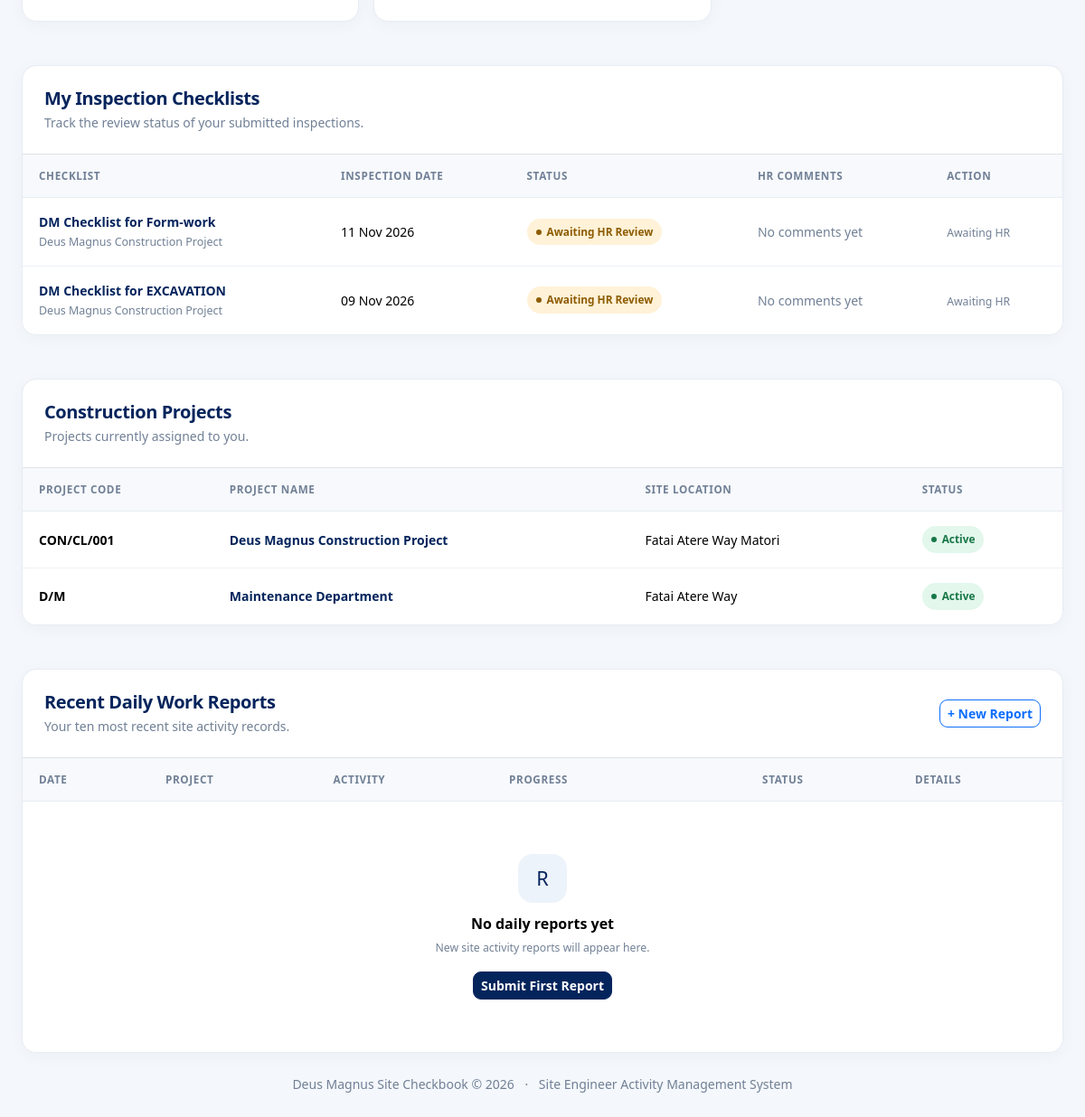
Before: /site-checkbook/ (signed in, lower part) with the older database file.
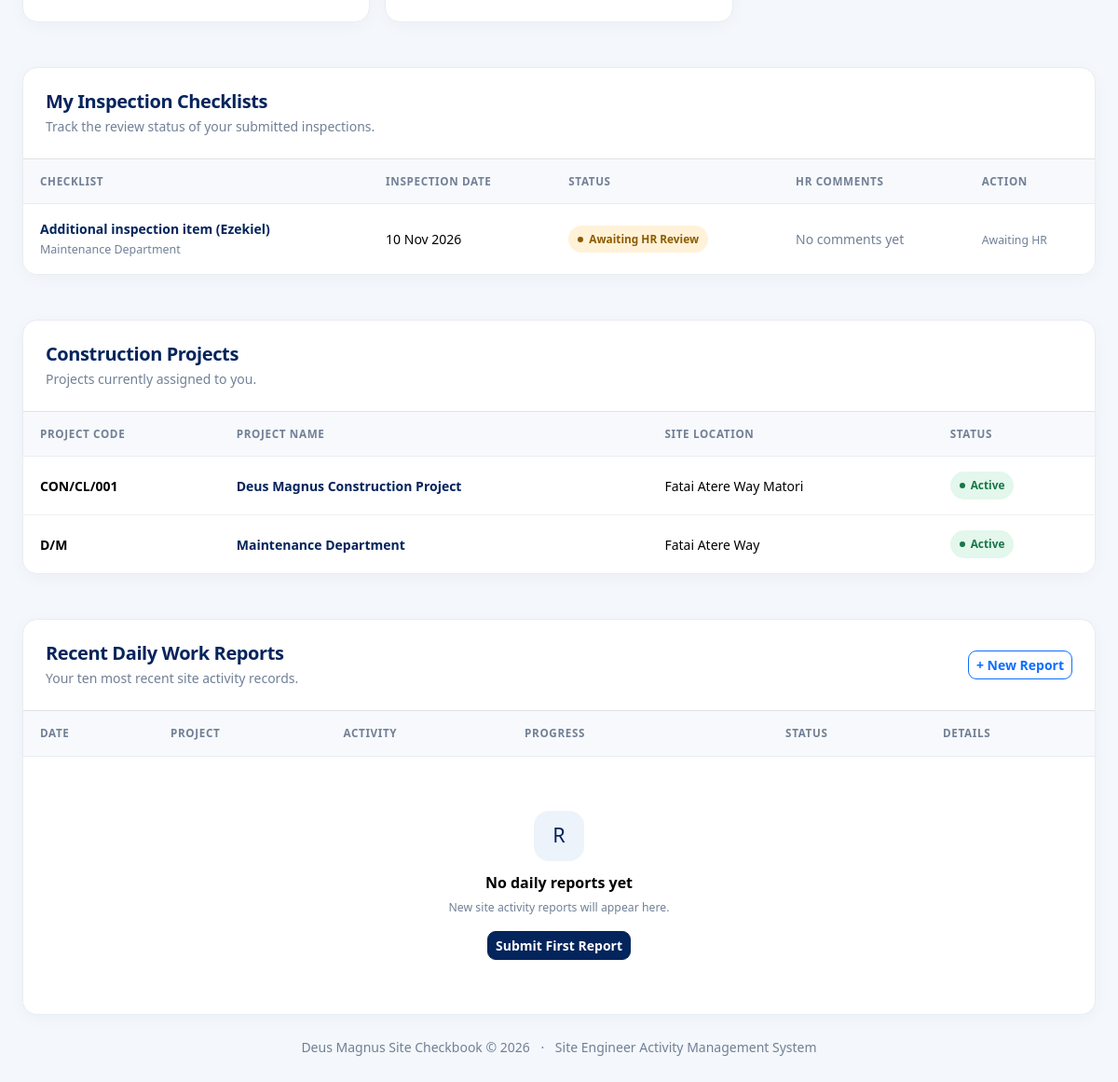
After: the same page with the newer database file.
### site_checkbook/models.py (models this page shows, shortened)
class ChecklistSubmission(models.Model):
    STATUS_CHOICES = [
        ("submitted", "Submitted"),
        ("reviewed", "Reviewed"),
        ("returned", "Returned for Correction"),
    ]
    checklist = models.ForeignKey(
        Checklist,
        on_delete=models.PROTECT,
        related_name="submissions",
    )
    engineer = models.ForeignKey(
        settings.AUTH_USER_MODEL,
        on_delete=models.PROTECT,
        related_name="checklist_submissions",
    )
    project = models.ForeignKey(
        Project,
        on_delete=models.PROTECT,
        related_name="checklist_submissions",
    )
    inspection_date = models.DateField()
    status = models.CharField(
        max_length=20,
        choices=STATUS_CHOICES,
        default="submitted",
    )
    inspection_date = models.DateField()
    current_location = models.CharField(
        max_length=255,
        blank=True,
        help_text="Enter the exact location where the inspection is taking place."
    )
    submitted_at = models.DateTimeField(auto_now_add=True)
    reviewed_at = models.DateTimeField(null=True, blank=True)
    review_comments = models.TextField(blank=True)
    class Meta:
        ordering = ["-submitted_at"]

class Checklist(models.Model):
    department = models.ForeignKey(
        Department,
        on_delete=models.PROTECT,
        related_name="checklists",
    )
    title = models.CharField(max_length=200)
    description = models.TextField(blank=True)
    is_active = models.BooleanField(default=True)
    created_at = models.DateTimeField(auto_now_add=True)
    class Meta:
        ordering = ["department__name", "title"]

class Project(models.Model):
    name = models.CharField(max_length=200)
    project_code = models.CharField(max_length=50, unique=True)
    client = models.CharField(max_length=200, blank=True)
    site_location = models.CharField(max_length=255)
    description = models.TextField(blank=True)
    engineers = models.ManyToManyField(
        settings.AUTH_USER_MODEL,
        related_name="checkbook_projects",
        blank=True,
    )
    is_active = models.BooleanField(default=True)
    created_at = models.DateTimeField(auto_now_add=True)
    class Meta:
        ordering = ["name"]

### site_checkbook/views.py (the view)
# urls.py: path("", views.dashboard, name="dashboard"),
@login_required
def dashboard(request):
    user = request.user
    reviewer = is_hr_reviewer(user)
    if reviewer:
        projects = Project.objects.filter(is_active=True)
        activities = SiteActivity.objects.select_related(
            "project",
            "engineer",
        )
    else:
        projects = Project.objects.filter(
            engineers=user,
            is_active=True,
        ).distinct()
        activities = SiteActivity.objects.filter(
            engineer=user,
            project__in=projects,
        ).select_related(
            "project",
            "engineer",
        )
    activities = activities.order_by(
        "-activity_date",
        "-created_at",
    )
    today = timezone.localdate()
    checklist_categories = (
        Department.objects
        .filter(
            is_active=True,
            checklists__is_active=True,
        )
        .distinct()
        .prefetch_related("checklists")
        .order_by("name")
    )
    my_checklist_submissions = (
        ChecklistSubmission.objects
        .filter(engineer=user)
        .select_related("checklist", "project")
        .order_by("-inspection_date", "-pk")[:10]
    )
    context = {
        "projects": projects,
        "activities": activities[:10],
        "total_projects": projects.count(),
        "total_activities": activities.count(),
        "pending_reviews": activities.filter(
            status="submitted",
        ).count(),
        "today_activities": activities.filter(
            activity_date=today,
        ).count(),
        "is_reviewer": reviewer,
        "can_manage_projects": can_manage_projects(user),
        "checklist_categories": checklist_categories,
        "my_checklist_submissions": my_checklist_submissions,
    }
    return render(
        request,
        "site_checkbook/dashboard.html",
        context,
    )

### site_checkbook/permissions.py (called while the page is built)
def can_manage_projects(user):
    if not user.is_authenticated:
        return False
    return (
        user.is_superuser
        or user.groups.filter(
            name__in=["HR", "Supervisors", "Project Managers"]
        ).exists()
    )

### site_checkbook/views.py (called while the page is built)
def is_hr_reviewer(user):
    return (
        user.is_authenticated
        and (
            user.is_superuser
            or user.groups.filter(name__in=["HR", "Supervisors"]).exists()
        )
    )

### templates/site_checkbook/dashboard.html (shortened to what the changed rows need)
<!DOCTYPE html>
<html lang="en">
<head>
    <link href="https://cdn.jsdelivr.net/npm/bootstrap@5.3.3/dist/css/bootstrap.min.css" rel="stylesheet">
</head>
<body>
<main class="container-fluid page-wrap px-3 px-lg-4 py-4 py-lg-5">
    {% if not is_reviewer %}
    <section class="panel overflow-hidden mb-4 mb-lg-5">
        <div class="p-3 p-lg-4 border-bottom">
            <h2 class="section-title h5 mb-1">My Inspection Checklists</h2>
        </div>
        <div class="table-responsive">
            <table class="table">
                <thead>
                    <thead>
                    <tr>
                        <th>Checklist</th>
                        <th>Inspection Date</th>
                        <th>Status</th>
                        <th>HR Comments</th>
                        <th>Action</th>
                    </tr>
                </thead>
                </thead>
                <tbody>
                    {% for submission in my_checklist_submissions %}
                    <tr>
                        <td>
                            <span class="record-title">
                                {{ submission.checklist.title }}
                            </span>
                            {% if submission.project %}
                            <div class="record-subtitle">
                                {{ submission.project.name }}
                            </div>
                            {% endif %}
                        </td>
                        <td class="text-nowrap">
                            {{ submission.inspection_date|date:"d M Y" }}
                        </td>
                        <td>
                            {% if submission.status == "submitted" %}
                                <span class="status-pill status-submitted">
                                    Awaiting HR Review
                                </span>
                            {% elif submission.status == "reviewed" %}
                                <span class="status-pill status-reviewed">
                                    Reviewed by HR
                                </span>
                            {% elif submission.status == "returned" %}
                                <span class="status-pill status-returned">
                                    Returned for Correction
                                </span>
                            {% else %}
                                <span class="status-pill status-draft">
                                    {{ submission.get_status_display }}
                                </span>
                            {% endif %}
                        </td>
                        <td>
                            {% if submission.review_comments %}
                                {{ submission.review_comments }}
                            {% else %}
                                <span class="muted">No comments yet</span>
                            {% endif %}
                        </td>
                        <td class="text-nowrap">
                            {% if submission.status == "returned" %}
                                <a href="{% url 'site_checkbook:edit_checklist_submission' submission.pk %}"
                                class="btn btn-sm btn-primary">
                                    Edit &amp; Resubmit
                                </a>
                            {% elif submission.status == "submitted" %}
                                <span class="small muted">Awaiting HR</span>
                            {% elif submission.status == "reviewed" %}
                                <span class="small text-success fw-semibold">Reviewed</span>
                            {% endif %}
                        </td>
                    </tr>
                    {% endfor %}
                </tbody>
            </table>
        </div>
    </section>
    {% endif %}
    <section class="panel overflow-hidden mb-4 mb-lg-5">
        <div class="d-flex flex-wrap justify-content-between align-items-center gap-3 p-3 p-lg-4 border-bottom">
            <div>
                <h2 class="section-title h5 mb-1">Construction Projects</h2>
            </div>
        </div>
        <div class="table-responsive">
            <table class="table">
                <thead>
                    <tr>
                        <th>Project Code</th>
                        <th>Project Name</th>
                        <th>Site Location</th>
                        <th>Status</th>
                    </tr>
                </thead>
                <tbody>
                    {% for project in projects %}
                        <tr>
                            <td><span class="fw-bold">{{ project.project_code }}</span></td>
                            <td><span class="record-title">{{ project.name }}</span></td>
                            <td>{{ project.site_location|default:"—" }}</td>
                            <td>
                                {% if project.is_active %}
                                    <span class="status-pill status-active">Active</span>
                                {% else %}
                                    <span class="status-pill status-inactive">Inactive</span>
                                {% endif %}
                            </td>
                        </tr>
                    {% endfor %}
                </tbody>
            </table>
        </div>
    </section>
    <section class="panel overflow-hidden">
        <div class="d-flex flex-wrap justify-content-between align-items-center gap-3 p-3 p-lg-4 border-bottom">
            <div>
                <h2 class="section-title h5 mb-1">Recent Daily Work Reports</h2>
            </div>
        </div>
        <div class="table-responsive">
            <table class="table">
                <thead>
                    <tr>
                        <th>Date</th>
                        <th>Project</th>
                        <th>Activity</th>
                        <th style="min-width:135px;">Progress</th>
                        <th>Status</th>
                        <th>Details</th>
                    </tr>
                </thead>
            </table>
        </div>
    </section>
</main>
</body>
</html>

Changed rows visible on the page:
removed ChecklistSubmission: checklist "DM Checklist for Form-work", project.name "Deus Magnus Construction Project", inspection_date "11 Nov 2026", status "Awaiting HR Review", review_comments "No comments yet"
removed ChecklistSubmission: checklist "DM Checklist for EXCAVATION", project.name "Deus Magnus Construction Project", inspection_date "09 Nov 2026", status "Awaiting HR Review", review_comments "No comments yet"
added ChecklistSubmission: checklist "Additional inspection item (Ezekiel)", project.name "Maintenance Department", inspection_date "10 Nov 2026", status "Awaiting HR Review", review_comments "No comments yet"
